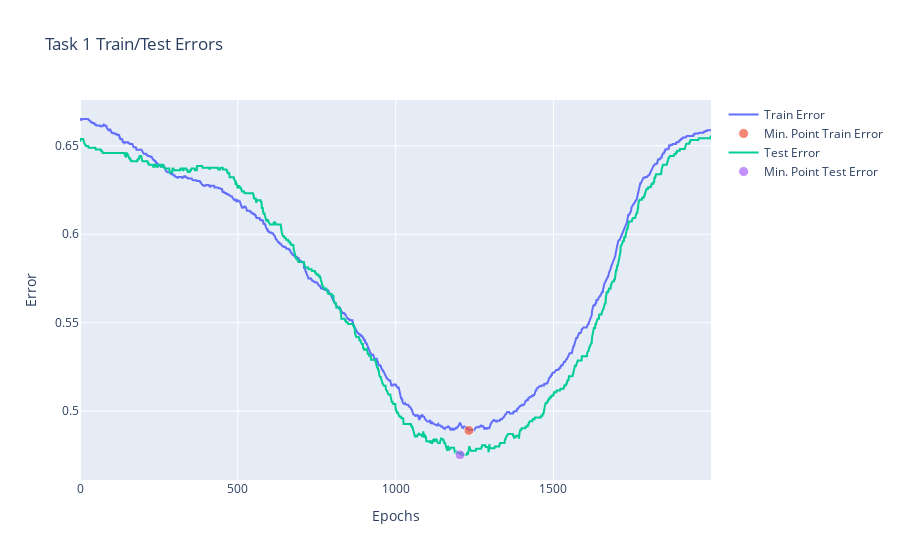
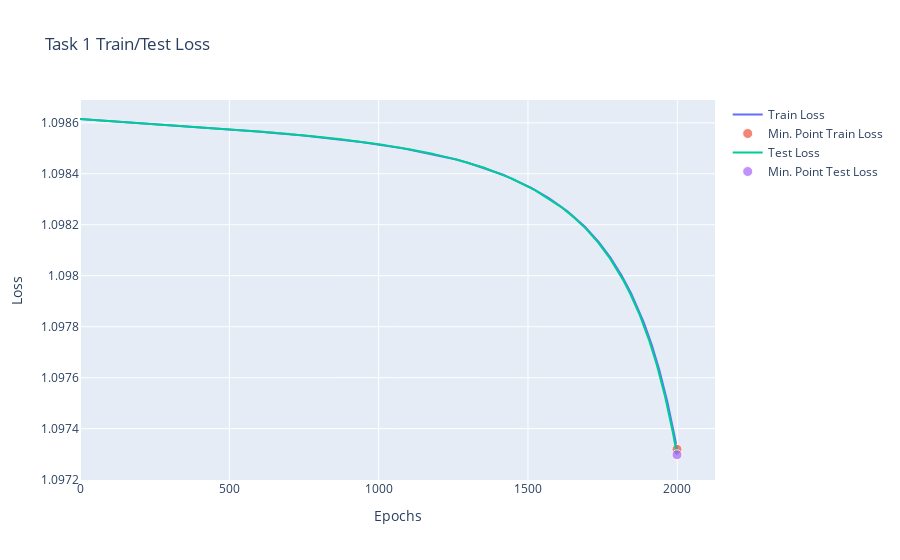

These figures' notebook cell, in order:
### Code cell
fig1 = plot_line('Task 1 Train/Test Errors', 'Error', 'Epochs', Train_Error=history['train_error'], Test_Error=history['test_error'])
fig2 = plot_line('Task 1 Train/Test Loss', 'Loss', 'Epochs', Train_Loss=history['train_loss'], Test_Loss=history['test_loss'])

fig1.show(), fig2.show()

### Figure 1 — Plotly figure (JSON) as saved in the notebook; plotly's stock layout.template omitted (floating-point values rounded to 4 significant figures; data arrays with more than 128 entries replaced by an {"elided": "..."} marker saying what was removed)
{"data": [{"mode": "lines", "name": "Train Error", "type": "scatter", "y": {"elided": "2000 float values"}}, {"marker": {"size": [10]}, "mode": "markers", "name": "Min. Point Train Error", "type": "scatter", "x": [1232], "y": [0.4891]}, {"mode": "lines", "name": "Test Error", "type": "scatter", "y": {"elided": "2000 float values"}}, {"marker": {"size": [10]}, "mode": "markers", "name": "Min. Point Test Error", "type": "scatter", "x": [1204], "y": [0.4753]}], "layout": {"title": {"text": "Task 1 Train/Test Errors"}, "xaxis": {"title": {"text": "Epochs"}}, "yaxis": {"title": {"text": "Error"}}}}

### Figure 2 — Plotly figure (JSON) as saved in the notebook; plotly's stock layout.template omitted (floating-point values rounded to 4 significant figures; data arrays with more than 128 entries replaced by an {"elided": "..."} marker saying what was removed)
{"data": [{"mode": "lines", "name": "Train Loss", "type": "scatter", "y": {"elided": "2000 float values"}}, {"marker": {"size": [10]}, "mode": "markers", "name": "Min. Point Train Loss", "type": "scatter", "x": [1999], "y": [1.097]}, {"mode": "lines", "name": "Test Loss", "type": "scatter", "y": {"elided": "2000 float values"}}, {"marker": {"size": [10]}, "mode": "markers", "name": "Min. Point Test Loss", "type": "scatter", "x": [1999], "y": [1.097]}], "layout": {"title": {"text": "Task 1 Train/Test Loss"}, "xaxis": {"title": {"text": "Epochs"}}, "yaxis": {"title": {"text": "Loss"}}}}
